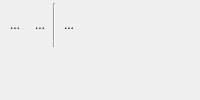
  <widget class="QDockWidget" name="dwBufferView">
   <property name="windowIcon">
    <iconset>
     <normaloff/>
    </iconset>
   </property>
   <property name="autoFillBackground">
    <bool>true</bool>
   </property>
   <property name="windowTitle">
    <string>GL Buffer View</string>
   </property>
   <attribute name="dockWidgetArea">
    <number>1</number>
   </attribute>
   <widget class="QWidget" name="dockWidgetContents_7">
    <layout class="QVBoxLayout">
     <property name="spacing">
      <number>0</number>
     </property>
     <property name="margin">
      <number>0</number>
     </property>
     <item>
      <widget class="QFrame" name="frame_4">
       <property name="maximumSize">
        <size>
         <width>16777215</width>
         <height>16777215</height>
        </size>
       </property>
       <property name="frameShape">
        <enum>QFrame::NoFrame</enum>
       </property>
       <property name="frameShadow">
        <enum>QFrame::Raised</enum>
       </property>
       <layout class="QHBoxLayout">
        <property name="spacing">
         <number>1</number>
        </property>
        <property name="margin">
         <number>3</number>
        </property>
        <item>
         <widget class="QToolButton" name="tbBVCapture">
          <property name="toolTip">
           <string>capture</string>
          </property>
          <property name="text">
           <string>...</string>
          </property>
          <property name="icon">
           <iconset resource="../glslDevil.qrc">
            <normaloff>:/icons/icons/buffer-view-capture_32.png</normaloff>:/icons/icons/buffer-view-capture_32.png</iconset>
          </property>
          <property name="checkable">
           <bool>false</bool>
          </property>
          <property name="autoRaise">
           <bool>true</bool>
          </property>
         </widget>
        </item>
        <item>
         <widget class="QToolButton" name="tbBVCaptureAutomatic">
          <property name="toolTip">
           <string>automatic capture</string>
          </property>
          <property name="text">
           <string>...</string>
          </property>
          <property name="icon">
           <iconset resource="../glslDevil.qrc">
            <normaloff>:/icons/icons/buffer-view-auto-capture_32.png</normaloff>:/icons/icons/buffer-view-auto-capture_32.png</iconset>
          </property>
          <property name="checkable">
           <bool>true</bool>
          </property>
          <property name="checked">
           <bool>false</bool>
          </property>
          <property name="autoRaise">
           <bool>true</bool>
          </property>
         </widget>
        </item>
        <item>
         <widget class="Line" name="line_7">
          <property name="orientation">
           <enum>Qt::Vertical</enum>
          </property>
         </widget>
        </item>
        <item>
         <widget class="QToolButton" name="tbBVSave">
          <property name="toolTip">
           <string>save buffer as image</string>
          </property>
          <property name="text">
           <string>...</string>
          </property>
          <property name="icon">
           <iconset resource="../glslDevil.qrc">
            <normaloff>:/icons/icons/buffer-view-save-as_32.png</normaloff>:/icons/icons/buffer-view-save-as_32.png</iconset>
          </property>
          <property name="autoRaise">
           <bool>true</bool>
          </property>
         </widget>
        </item>
        <item>
         <spacer>
          <property name="orientation">
           <enum>Qt::Horizontal</enum>
          </property>
          <property name="sizeHint" stdset="0">
           <size>
            <width>40</width>
            <height>20</height>
           </size>
          </property>
         </spacer>
        </item>
       </layout>
      </widget>
     </item>
     <item>
      <widget class="QFrame" name="fContent">
       <property name="frameShape">
        <enum>QFrame::NoFrame</enum>
       </property>
       <property name="frameShadow">
        <enum>QFrame::Raised</enum>
       </property>
      </widget>
     </item>
    </layout>
   </widget>
  </widget>
